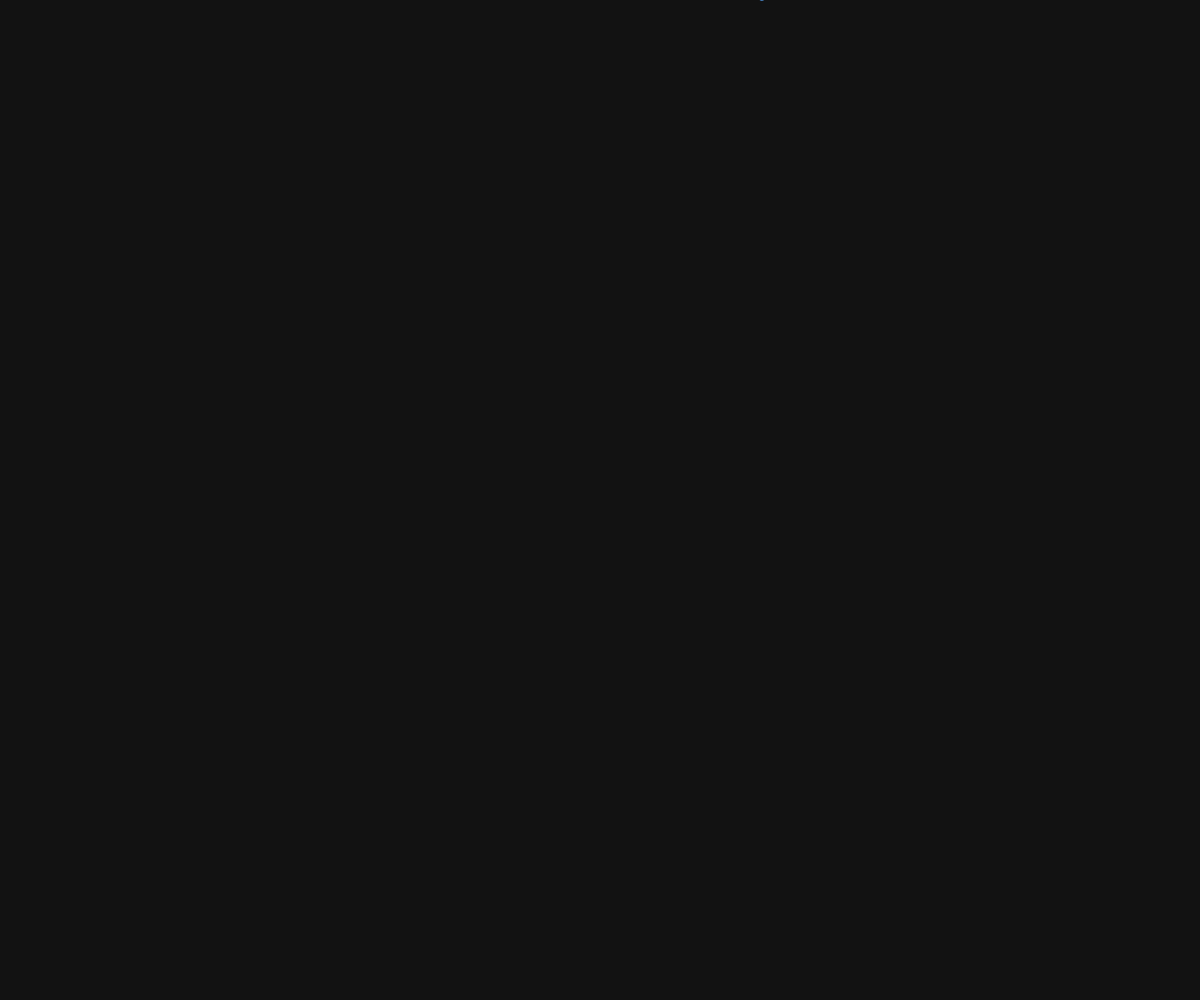
Frame 1 (no input)
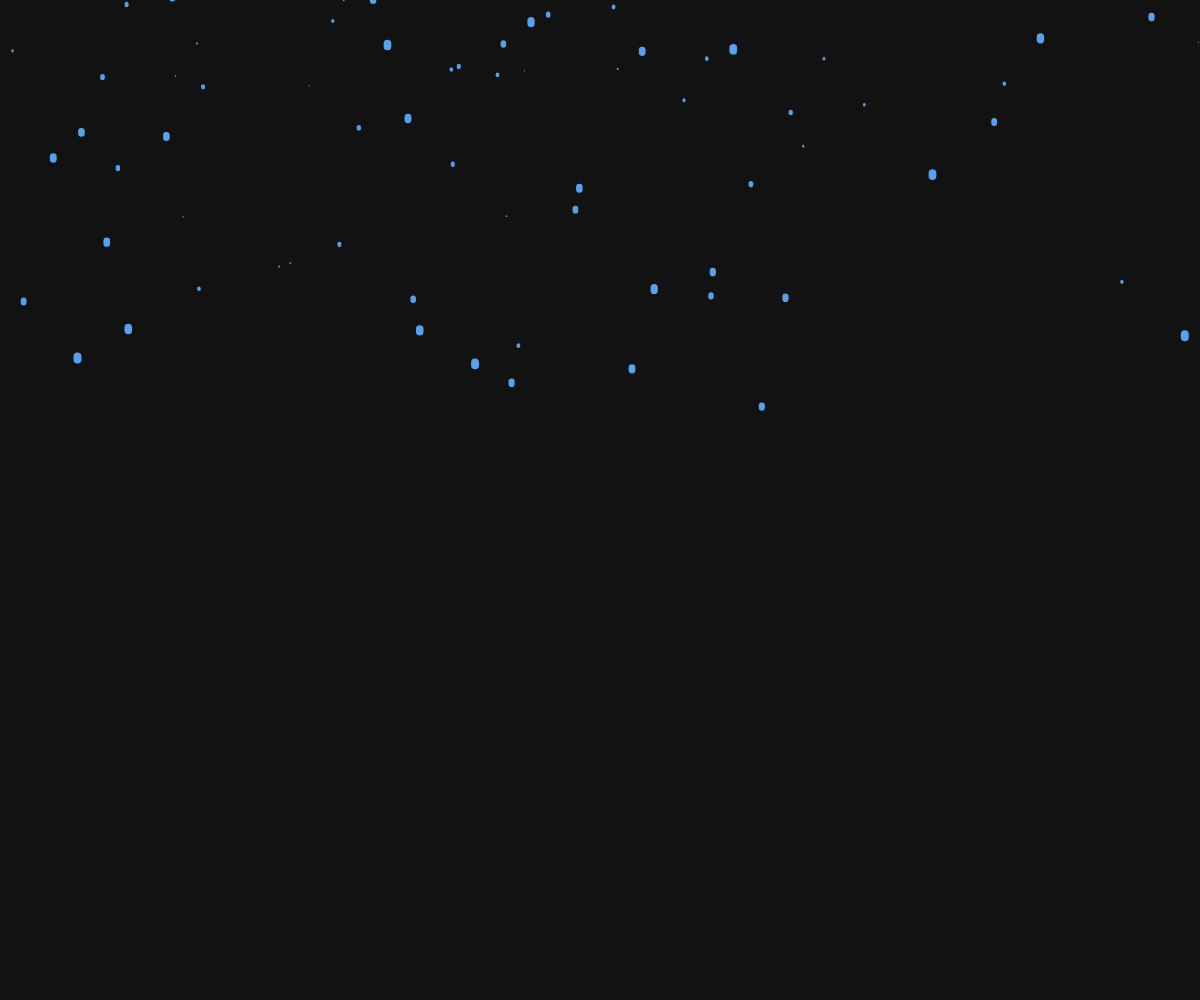
Frame 60 (no input)
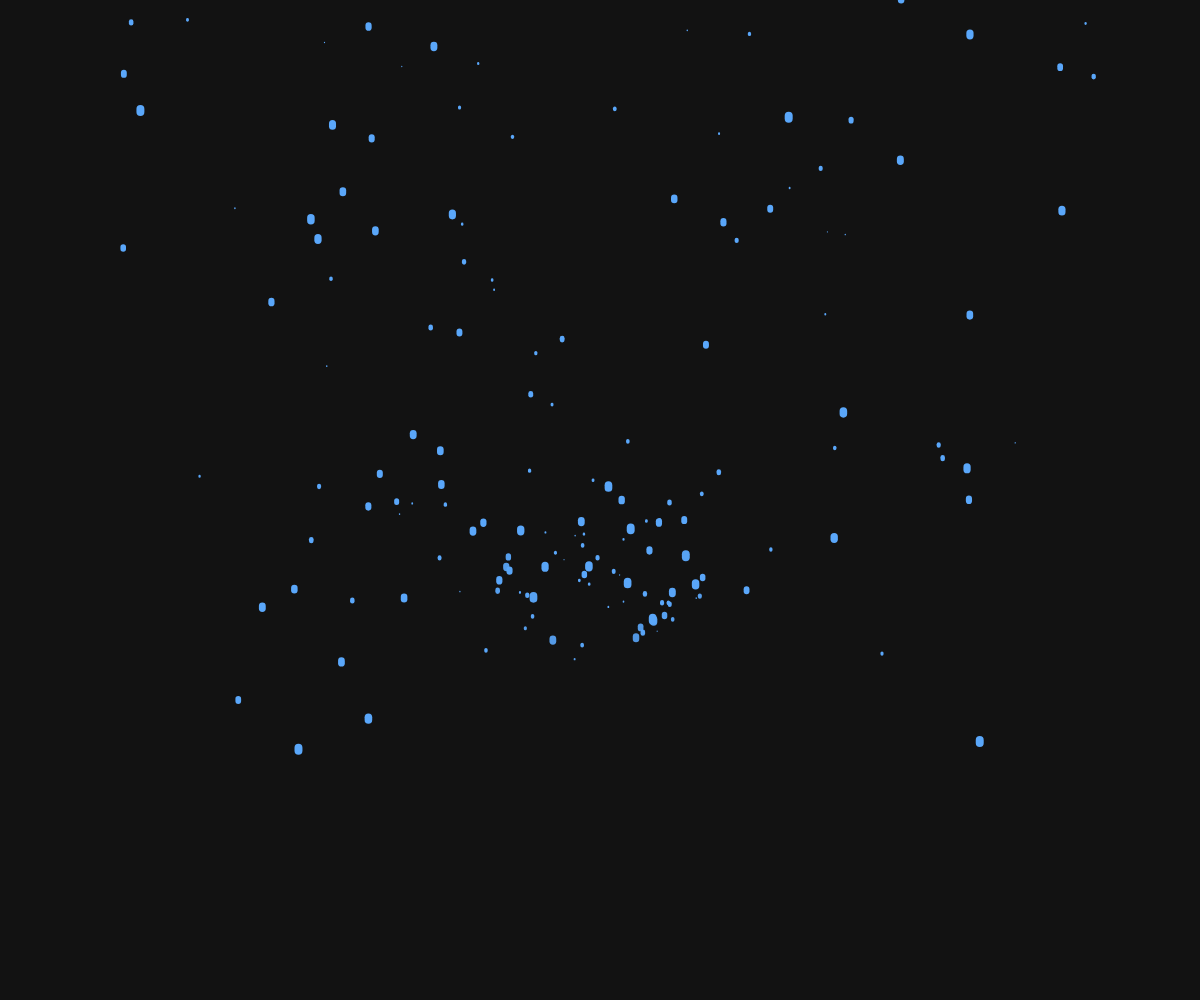
Frame 120 (the mouse pressed at the canvas centre since frame 60)

The p5.js sketch that drew these frames (run headless with seeded random() and noise() and a simulated clock; from frame 60 on, the mouse is pressed at the canvas centre):

// p5.js sketch
// ── sketch.js
var drops = [];

function setup() {
  angleMode(DEGREES)
  createCanvas(windowWidth, windowHeight);
  for (var i = 0; i < 800; i++) {
    drops[i] = new Drop();
  }
}

function draw() {
  background(18, 18, 18);
  for (var i = 0; i < drops.length; i++) {
    drops[i].fall();
    drops[i].show();
  }
}

// ── drop.js
function Drop() {
  this.x = random(width);
  this.y = random(-10, -height*4);
  this.z = random(0, 20);
  this.len = map(this.z, 0, 20, .2, 3);
  this.yspeed = map(this.z, 0, 20, 5, 7);
  this.xspeed = 0;
  this.speed = this.yspeed + this.xspeed;
  var yDiff = 50;
  var xDiff = 50;
  var distance = 50;
  var grav = map(this.z, 0, 20, .02, .08);
  var yforce = 0;
  var xforce = 0;
  var force = 0;
  var a = 0;
  var g =0; //gravitational force
  var drag = 0.02;
  var dragC = map(this.z, 0, 20, .00025, .0006); //drag coefficient
  //angelMode(DEGREES);

  this.fall = function() {

    if(mouseIsPressed){

    yDiff = mouseY - this.y;
    xDiff = mouseX - this.x;
    distance = sqrt(sq(xDiff)+sq(yDiff));
    distance = map(distance, 2, (width*2), .8, 11);

      force = sq(log(1.5+g))/distance;
      g += 0.02;        
      

      a = atan2(yDiff/2, xDiff/2);

      yforce = force*sin(a);
      xforce = force*cos(a);

     // print("yforce =" + yforce.toString() +   "\n  xforce =" + xforce.toString() +'\n'+ a.toString());

      this.yspeed = this.yspeed + yforce;
      this.xspeed = this.xspeed + xforce;

     // print("yspeed=" + this.yspeed.toString());
     // print("xspeed=" + this.xspeed.toString());

    } else {
      g = 0;
    }


    this.yspeed = this.yspeed + grav;
    this.speed = abs(this.yspeed) + abs(this.xspeed);
    drag = dragC*sq(this.speed);

    a = atan2(this.yspeed, this.xspeed);
   // print(sin(a));

 if(this.speed != 0){

      this.xspeed = this.xspeed - (drag*cos(a));
      this.yspeed = this.yspeed - (drag*sin(a));  
     // print("xspeed=" + this.xspeed.toString() + "\n speed =" + this.speed.toString() + " \n Drag X=" + (drag*cos(a)));
    }

if(this.yspeed != 0){

    this.yspeed = this.yspeed - (drag*sin(a));
    }

  

    this.y = this.y + this.yspeed;
    this.x = this.x + this.xspeed;


    if (this.y > height*3) {
      this.y = random(-(height*4), -10);
      this.yspeed = 1; //map(this.z, 0, 20, 5, 7);
    }
    if(this.x > width*4 || this.x < -(width*4)){
      this.x = random(width)
      this.y = random(-(height*4), -10);
      this.xspeed = 0;
      this.yspeed = 0;
    }
  };

  this.show = function() {
    
    //print(map(speed, 0, 16, 155, 255, true));
    
    var thick = map(this.z, 0, 20, 1, 8);
    strokeWeight(thick);

    stroke(90, 167, 250, map(this.speed, 0, 10, 215, 255, true));

    line(this.x, this.y, this.x, this.y + this.len);
  };
}
